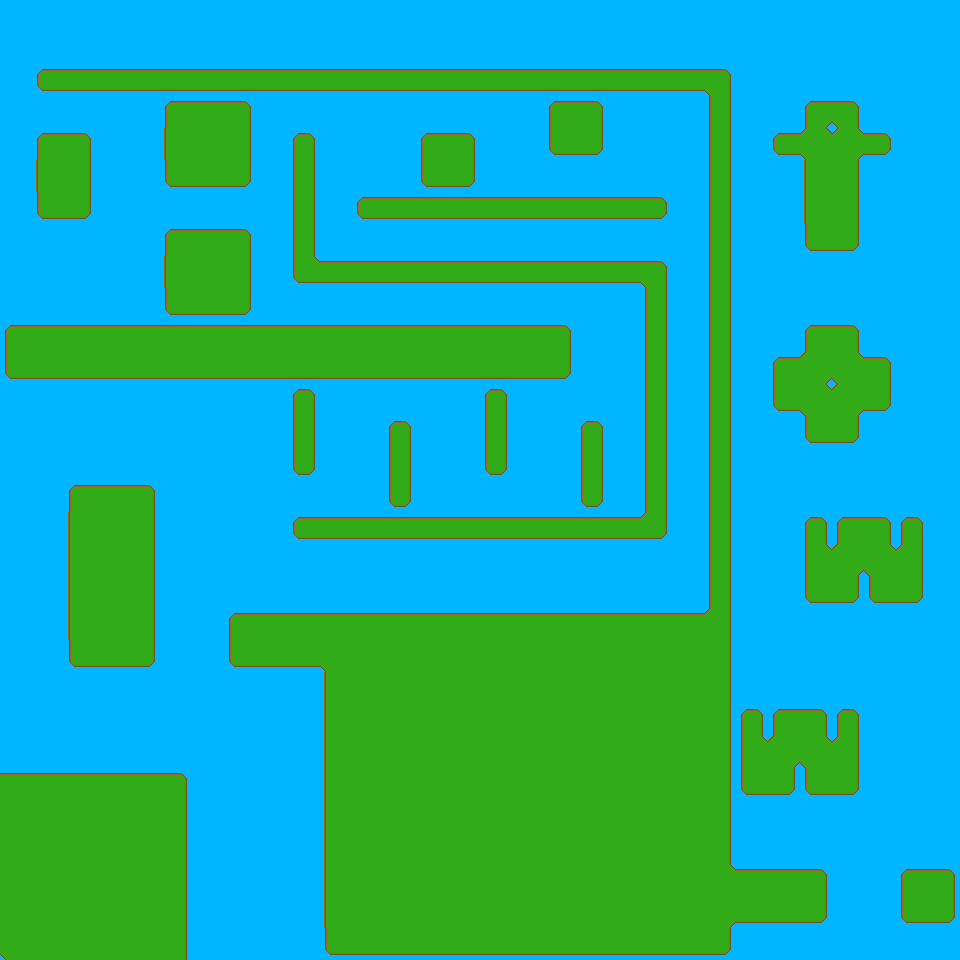

Rendered tile map (Tiled .tmx) drawn with the repository's tilesets; below, a short description and the full map source, tile grids included:
An orthogonal 30x30 tile map with 32x32 px tiles, 1 tile layer (Tile Layer 1).

<map version="1.10" tiledversion="1.11.2" orientation="orthogonal" renderorder="right-down" width="30" height="30" tilewidth="32" tileheight="32" infinite="0" nextlayerid="2" nextobjectid="1">
 <tileset firstgid="1" source="Test Tileset.tsx" />
 <layer id="1" name="Tile Layer 1" width="30" height="30">
  <data encoding="csv">
41,41,41,41,41,41,41,41,41,41,41,41,41,41,41,41,41,41,41,41,41,41,41,41,41,41,41,41,41,41,
41,41,41,41,41,41,41,41,41,41,41,41,41,41,41,41,41,41,41,41,41,41,41,41,41,41,41,41,41,41,
41,42,2,2,2,2,2,2,2,2,2,2,2,2,2,2,2,2,2,2,2,2,8,41,41,41,41,41,41,41,
41,41,41,41,41,5,6,4,41,41,41,41,41,41,41,41,41,5,4,41,41,41,16,41,41,1,8,41,41,41,
41,5,4,41,41,28,38,15,41,32,41,41,41,5,4,41,41,45,44,41,41,41,16,41,42,35,18,48,41,41,
41,28,15,41,41,45,46,44,41,16,41,41,41,45,44,41,41,41,41,41,41,41,16,41,41,28,15,41,41,41,
41,45,44,41,41,41,41,41,41,16,41,42,2,2,2,2,2,2,2,2,48,41,16,41,41,28,15,41,41,41,
41,41,41,41,41,5,6,4,41,16,41,41,41,41,41,41,41,41,41,41,41,41,16,41,41,45,44,41,41,41,
41,41,41,41,41,28,14,15,41,33,2,2,2,2,2,2,2,2,2,2,8,41,16,41,41,41,41,41,41,41,
41,41,41,41,41,45,46,44,41,41,41,41,41,41,41,41,41,41,41,41,16,41,16,41,41,41,41,41,41,41,
5,6,6,6,6,6,6,6,6,6,6,6,6,6,6,6,6,4,41,41,16,41,16,41,41,5,4,41,41,41,
45,46,46,46,46,46,46,46,46,46,46,46,46,46,46,46,46,44,41,41,16,41,16,41,5,36,12,4,41,41,
41,41,41,41,41,41,41,41,41,32,41,41,41,41,41,32,41,41,41,41,16,41,16,41,45,12,36,44,41,41,
41,41,41,41,41,41,41,41,41,16,41,41,32,41,41,16,41,41,32,41,16,41,16,41,41,45,44,41,41,41,
41,41,41,41,41,41,41,41,41,24,41,41,16,41,41,24,41,41,16,41,16,41,16,41,41,41,41,41,41,41,
41,41,5,6,4,41,41,41,41,41,41,41,24,41,41,41,41,41,24,41,16,41,16,41,41,41,41,41,41,41,
41,41,28,14,15,41,41,41,41,42,2,2,2,2,2,2,2,2,2,2,40,41,16,41,41,32,5,4,32,41,
41,41,28,38,15,41,41,41,41,41,41,41,41,41,41,41,41,41,41,41,41,41,16,41,41,17,36,12,31,41,
41,41,28,38,15,41,41,41,41,41,41,41,41,41,41,41,41,41,41,41,41,41,16,41,41,45,44,45,44,41,
41,41,28,14,15,41,41,5,6,6,6,6,6,6,6,6,6,6,6,6,6,6,31,41,41,41,41,41,41,41,
41,41,45,46,44,41,41,45,46,46,37,14,14,14,14,38,14,14,38,38,38,38,15,41,41,41,41,41,41,41,
41,41,41,41,41,41,41,41,41,41,28,14,14,14,38,14,14,14,38,14,14,38,15,41,41,41,41,41,41,41,
41,41,41,41,41,41,41,41,41,41,28,14,14,38,38,38,14,14,38,14,38,14,15,32,5,4,32,41,41,41,
41,41,41,41,41,41,41,41,41,41,28,38,14,14,38,38,38,38,14,38,38,38,15,17,36,12,31,41,41,41,
6,6,6,6,6,4,41,41,41,41,28,14,14,38,14,38,38,14,14,14,14,14,15,45,44,45,44,41,41,41,
14,38,38,14,14,15,41,41,41,41,28,14,38,38,14,14,38,14,14,14,14,38,15,41,41,41,41,41,41,41,
14,38,38,14,14,15,41,41,41,41,28,14,38,14,38,38,38,14,14,14,38,38,15,41,41,41,41,41,41,41,
14,14,38,14,38,15,41,41,41,41,28,38,38,14,14,38,14,38,14,38,14,14,29,6,6,4,41,41,5,4,
14,38,38,14,38,15,41,41,41,41,28,38,38,14,14,14,38,38,14,38,14,14,21,46,46,44,41,41,45,44,
37,14,14,38,38,15,41,41,41,41,45,46,46,46,46,46,46,46,46,46,46,46,44,41,41,41,41,41,41,41
</data>
 </layer>
</map>
